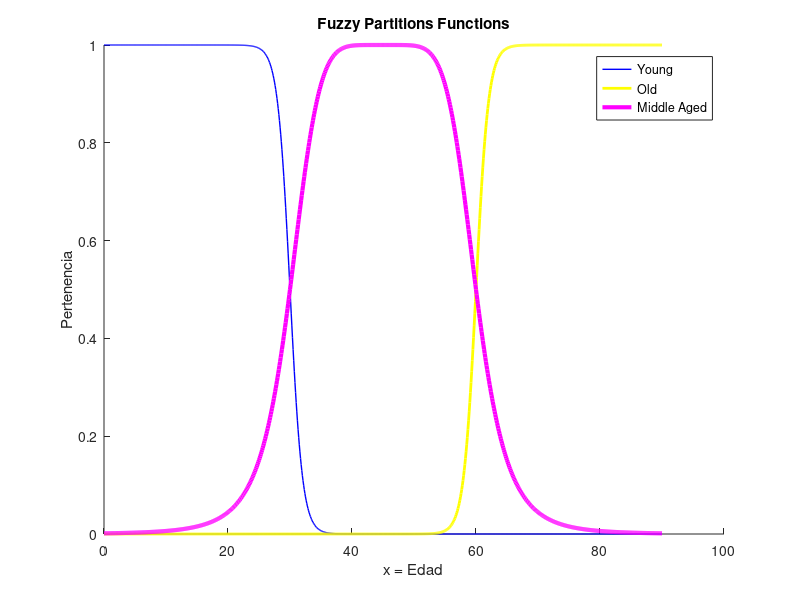

The MATLAB source for this figure:
x=[0:0.1:90]
sigmoid=1./(1+e.^(x-30))
sigmoid1=1-1./(1+e.^(x-60))
bell=1./(1+((x-45)/15).^6)

hold on
s=plot(x,sigmoid,"markersize", 10)
s1=plot(x,sigmoid1,"markersize", 10)
b=plot(x,bell,"markersize", 10)
set(s,'Color','blue','LineWidth',1)
set(s1,'Color','yellow','LineWidth',2)
set(b,'Color','magenta','LineWidth',3)
xlabel('x = Edad')
ylabel('Pertenencia')
title('Fuzzy Partitions Functions')
legend('Young','Old','Middle Aged')
hold off
name=sprintf("FuzzyPart.jpg")
print(name)
pause(20)
